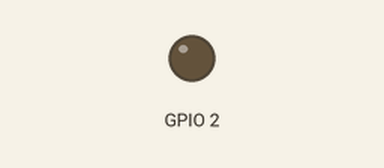
This sketch was run on a simulated ESP8266 (NodeMCU). Shown: output pins drawn as LEDs (lit = HIGH, except the on-board LED, lit = LOW). WiFi joins after 1.5 s; servers stay silent unless stated; uploads are accepted with an empty reply.

Above: at 0.6 s.
At 2.1 s:
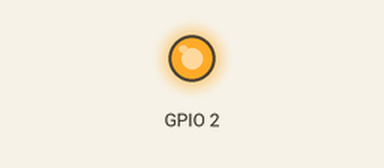
Timing chart, 0 to 3.6 s (numbered marks = the images above):
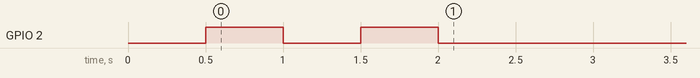

The sketch:

node_with_gps.ino
```cpp
#define NODE_ID 0

#define GPS_Serial Serial

#define SELF_AP

#ifdef SELF_AP
  #define URL "http://192.168.4.1:80/data"
#else
  #define URL "http://192.168.0.22:80/data"
#endif

#include <TinyGPS++.h>
TinyGPSPlus gps;

#include <ESP8266HTTPClient.h>
#include <ESP8266WiFi.h>

bool gps_requested = false;


//https://github.com/esp8266/Arduino/tree/master/libraries/ESP8266HTTPClient

void setup() {
  pinMode(BUILTIN_LED, OUTPUT);

  GPS_Serial.begin(9600);

  WiFi.mode(WIFI_STA);
  #ifdef SELF_AP
    WiFi.begin("locator_ap", "DTRUTDSS");
  #else
    WiFi.begin("MyHomeWiFi", "12345678");
  #endif

  while (WiFi.status() != WL_CONNECTED) {  //Wait for the WiFI connection completion

    digitalWrite(BUILTIN_LED, LOW);
    delay(500);
    digitalWrite(BUILTIN_LED, HIGH);
    delay(500);
  }

}

void loop() {

  if(WiFi.status()== WL_CONNECTED){   //Check WiFi connection status
    digitalWrite(BUILTIN_LED, LOW);

    HTTPClient http;    //Declare object of class HTTPClient

    http.begin(URL);      //Specify request destination
    //http.addHeader("Content-Type", "text/plain");  //Specify content-type header
    http.addHeader("Content-Type", "application/x-www-form-urlencoded");

    char content[150] = {0};


  if(gps_requested){
    if(GPS_Serial.available()){
      unsigned long start_time = millis();
      do{
        while (GPS_Serial.available()){
          gps.encode(GPS_Serial.read());
        }
      }while(millis() - start_time < 300);


      if(gps.location.isValid() && gps.satellites.isValid()){
        sprintf(content, "rssi=%d&id=%d&lat=%f&lng=%f&satellites=%d",
          WiFi.RSSI(),
          NODE_ID,
          gps.location.lat(),
          gps.location.lng(),
          gps.satellites.value()
          );
      }else{
        sprintf(content, "rssi=%d&id=%d", WiFi.RSSI(), NODE_ID);
      }
    }else{
      sprintf(content, "rssi=%d&id=%d", WiFi.RSSI(), NODE_ID);
    }
  }else{
    while(Serial.available()){char c = GPS_Serial.read();} // just read and get rid of it (if it's not needed)
    sprintf(content, "rssi=%d&id=%d", WiFi.RSSI(), NODE_ID);
  }


  int httpCode = http.POST(content);   //Send the request
  String payload = http.getString();   //Get the response payload
  if(payload.indexOf("send GPS too") >= 0){
    gps_requested = true;
  }else{
    gps_requested = false;
  }


   http.end();  //Close connection

 }else{
    digitalWrite(BUILTIN_LED, LOW);
    delay(100);
    digitalWrite(BUILTIN_LED, HIGH);
    delay(100);
 }
}
```

Measured:
- by itself, GPIO 2: HIGH → LOW at 1.0 s, → HIGH 0.50 s later, → LOW 0.50 s later
